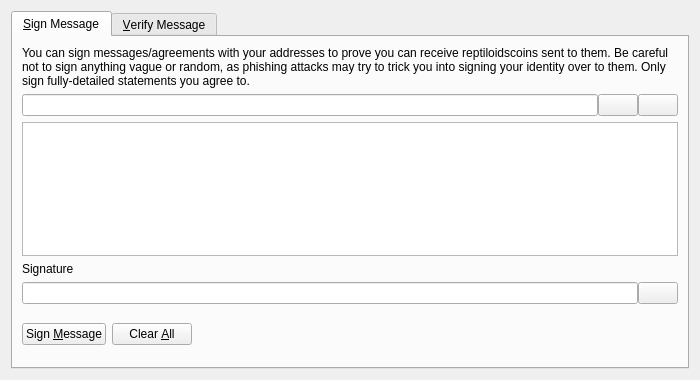
<?xml version="1.0" encoding="UTF-8"?>
<ui version="4.0">
 <class>SignVerifyMessageDialog</class>
 <widget class="QDialog" name="SignVerifyMessageDialog">
  <property name="geometry">
   <rect>
    <x>0</x>
    <y>0</y>
    <width>700</width>
    <height>380</height>
   </rect>
  </property>
  <property name="windowTitle">
   <string>Signatures - Sign / Verify a Message</string>
  </property>
  <property name="modal">
   <bool>true</bool>
  </property>
  <layout class="QVBoxLayout" name="verticalLayout">
   <item>
    <widget class="QTabWidget" name="tabWidget">
     <property name="currentIndex">
      <number>0</number>
     </property>
     <widget class="QWidget" name="tabSignMessage">
      <attribute name="title">
       <string>&amp;Sign Message</string>
      </attribute>
      <layout class="QVBoxLayout" name="verticalLayout_SM">
       <item>
        <widget class="QLabel" name="infoLabel_SM">
         <property name="text">
          <string>You can sign messages/agreements with your addresses to prove you can receive reptiloidscoins sent to them. Be careful not to sign anything vague or random, as phishing attacks may try to trick you into signing your identity over to them. Only sign fully-detailed statements you agree to.</string>
         </property>
         <property name="textFormat">
          <enum>Qt::PlainText</enum>
         </property>
         <property name="wordWrap">
          <bool>true</bool>
         </property>
        </widget>
       </item>
       <item>
        <layout class="QHBoxLayout" name="horizontalLayout_1_SM">
         <property name="spacing">
          <number>0</number>
         </property>
         <item>
          <widget class="QValidatedLineEdit" name="addressIn_SM">
           <property name="toolTip">
            <string>The ReptiloidsCoin address to sign the message with</string>
           </property>
          </widget>
         </item>
         <item>
          <widget class="QPushButton" name="addressBookButton_SM">
           <property name="toolTip">
            <string>Choose previously used address</string>
           </property>
           <property name="text">
            <string/>
           </property>
           <property name="icon">
            <iconset resource="../reptiloidscoin.qrc">
             <normaloff>:/icons/address-book</normaloff>:/icons/address-book</iconset>
           </property>
           <property name="shortcut">
            <string>Alt+A</string>
           </property>
           <property name="autoDefault">
            <bool>false</bool>
           </property>
          </widget>
         </item>
         <item>
          <widget class="QPushButton" name="pasteButton_SM">
           <property name="toolTip">
            <string>Paste address from clipboard</string>
           </property>
           <property name="text">
            <string/>
           </property>
           <property name="icon">
            <iconset resource="../reptiloidscoin.qrc">
             <normaloff>:/icons/editpaste</normaloff>:/icons/editpaste</iconset>
           </property>
           <property name="shortcut">
            <string>Alt+P</string>
           </property>
           <property name="autoDefault">
            <bool>false</bool>
           </property>
          </widget>
         </item>
        </layout>
       </item>
       <item>
        <widget class="QPlainTextEdit" name="messageIn_SM">
         <property name="toolTip">
          <string>Enter the message you want to sign here</string>
         </property>
        </widget>
       </item>
       <item>
        <widget class="QLabel" name="signatureLabel_SM">
         <property name="text">
          <string>Signature</string>
         </property>
         <property name="textFormat">
          <enum>Qt::PlainText</enum>
         </property>
        </widget>
       </item>
       <item>
        <layout class="QHBoxLayout" name="horizontalLayout_2_SM">
         <property name="spacing">
          <number>0</number>
         </property>
         <item>
          <widget class="QLineEdit" name="signatureOut_SM">
           <property name="font">
            <font>
             <italic>true</italic>
            </font>
           </property>
           <property name="readOnly">
            <bool>true</bool>
           </property>
          </widget>
         </item>
         <item>
          <widget class="QPushButton" name="copySignatureButton_SM">
           <property name="toolTip">
            <string>Copy the current signature to the system clipboard</string>
           </property>
           <property name="text">
            <string/>
           </property>
           <property name="icon">
            <iconset resource="../reptiloidscoin.qrc">
             <normaloff>:/icons/editcopy</normaloff>:/icons/editcopy</iconset>
           </property>
           <property name="autoDefault">
            <bool>false</bool>
           </property>
          </widget>
         </item>
        </layout>
       </item>
       <item>
        <layout class="QHBoxLayout" name="horizontalLayout_3_SM">
         <item>
          <widget class="QPushButton" name="signMessageButton_SM">
           <property name="toolTip">
            <string>Sign the message to prove you own this ReptiloidsCoin address</string>
           </property>
           <property name="text">
            <string>Sign &amp;Message</string>
           </property>
           <property name="icon">
            <iconset resource="../reptiloidscoin.qrc">
             <normaloff>:/icons/edit</normaloff>:/icons/edit</iconset>
           </property>
           <property name="autoDefault">
            <bool>false</bool>
           </property>
          </widget>
         </item>
         <item>
          <widget class="QPushButton" name="clearButton_SM">
           <property name="toolTip">
            <string>Reset all sign message fields</string>
           </property>
           <property name="text">
            <string>Clear &amp;All</string>
           </property>
           <property name="icon">
            <iconset resource="../reptiloidscoin.qrc">
             <normaloff>:/icons/remove</normaloff>:/icons/remove</iconset>
           </property>
           <property name="autoDefault">
            <bool>false</bool>
           </property>
          </widget>
         </item>
         <item>
          <spacer name="horizontalSpacer_1_SM">
           <property name="orientation">
            <enum>Qt::Horizontal</enum>
           </property>
           <property name="sizeHint" stdset="0">
            <size>
             <width>40</width>
             <height>48</height>
            </size>
           </property>
          </spacer>
         </item>
         <item>
          <widget class="QLabel" name="statusLabel_SM">
           <property name="font">
            <font>
             <weight>75</weight>
             <bold>true</bold>
            </font>
           </property>
           <property name="text">
            <string/>
           </property>
           <property name="wordWrap">
            <bool>true</bool>
           </property>
          </widget>
         </item>
         <item>
          <spacer name="horizontalSpacer_2_SM">
           <property name="orientation">
            <enum>Qt::Horizontal</enum>
           </property>
           <property name="sizeHint" stdset="0">
            <size>
             <width>40</width>
             <height>48</height>
            </size>
           </property>
          </spacer>
         </item>
        </layout>
       </item>
      </layout>
     </widget>
     <widget class="QWidget" name="tabVerifyMessage">
      <attribute name="title">
       <string>&amp;Verify Message</string>
      </attribute>
      <layout class="QVBoxLayout" name="verticalLayout_VM">
       <item>
        <widget class="QLabel" name="infoLabel_VM">
         <property name="text">
          <string>Enter the receiver's address, message (ensure you copy line breaks, spaces, tabs, etc. exactly) and signature below to verify the message. Be careful not to read more into the signature than what is in the signed message itself, to avoid being tricked by a man-in-the-middle attack. Note that this only proves the signing party receives with the address, it cannot prove sendership of any transaction!</string>
         </property>
         <property name="textFormat">
          <enum>Qt::PlainText</enum>
         </property>
         <property name="alignment">
          <set>Qt::AlignLeading|Qt::AlignLeft|Qt::AlignTop</set>
         </property>
         <property name="wordWrap">
          <bool>true</bool>
         </property>
        </widget>
       </item>
       <item>
        <layout class="QHBoxLayout" name="horizontalLayout_1_VM">
         <property name="spacing">
          <number>0</number>
         </property>
         <item>
          <widget class="QValidatedLineEdit" name="addressIn_VM">
           <property name="toolTip">
            <string>The ReptiloidsCoin address the message was signed with</string>
           </property>
          </widget>
         </item>
         <item>
          <widget class="QPushButton" name="addressBookButton_VM">
           <property name="toolTip">
            <string>Choose previously used address</string>
           </property>
           <property name="text">
            <string/>
           </property>
           <property name="icon">
            <iconset resource="../reptiloidscoin.qrc">
             <normaloff>:/icons/address-book</normaloff>:/icons/address-book</iconset>
           </property>
           <property name="shortcut">
            <string>Alt+A</string>
           </property>
           <property name="autoDefault">
            <bool>false</bool>
           </property>
          </widget>
         </item>
        </layout>
       </item>
       <item>
        <widget class="QPlainTextEdit" name="messageIn_VM"/>
       </item>
       <item>
        <widget class="QValidatedLineEdit" name="signatureIn_VM"/>
       </item>
       <item>
        <layout class="QHBoxLayout" name="horizontalLayout_2_VM">
         <item>
          <widget class="QPushButton" name="verifyMessageButton_VM">
           <property name="toolTip">
            <string>Verify the message to ensure it was signed with the specified ReptiloidsCoin address</string>
           </property>
           <property name="text">
            <string>Verify &amp;Message</string>
           </property>
           <property name="icon">
            <iconset resource="../reptiloidscoin.qrc">
             <normaloff>:/icons/transaction_0</normaloff>:/icons/transaction_0</iconset>
           </property>
           <property name="autoDefault">
            <bool>false</bool>
           </property>
          </widget>
         </item>
         <item>
          <widget class="QPushButton" name="clearButton_VM">
           <property name="toolTip">
            <string>Reset all verify message fields</string>
           </property>
           <property name="text">
            <string>Clear &amp;All</string>
           </property>
           <property name="icon">
            <iconset resource="../reptiloidscoin.qrc">
             <normaloff>:/icons/remove</normaloff>:/icons/remove</iconset>
           </property>
           <property name="autoDefault">
            <bool>false</bool>
           </property>
          </widget>
         </item>
         <item>
          <spacer name="horizontalSpacer_1_VM">
           <property name="orientation">
            <enum>Qt::Horizontal</enum>
           </property>
           <property name="sizeHint" stdset="0">
            <size>
             <width>40</width>
             <height>48</height>
            </size>
           </property>
          </spacer>
         </item>
         <item>
          <widget class="QLabel" name="statusLabel_VM">
           <property name="font">
            <font>
             <weight>75</weight>
             <bold>true</bold>
            </font>
           </property>
           <property name="text">
            <string/>
           </property>
           <property name="wordWrap">
            <bool>true</bool>
           </property>
          </widget>
         </item>
         <item>
          <spacer name="horizontalSpacer_2_VM">
           <property name="orientation">
            <enum>Qt::Horizontal</enum>
           </property>
           <property name="sizeHint" stdset="0">
            <size>
             <width>40</width>
             <height>48</height>
            </size>
           </property>
          </spacer>
         </item>
        </layout>
       </item>
      </layout>
     </widget>
    </widget>
   </item>
  </layout>
 </widget>
 <customwidgets>
  <customwidget>
   <class>QValidatedLineEdit</class>
   <extends>QLineEdit</extends>
   <header>qt/qvalidatedlineedit.h</header>
  </customwidget>
 </customwidgets>
 <resources>
  <include location="../reptiloidscoin.qrc"/>
 </resources>
 <connections/>
</ui>
